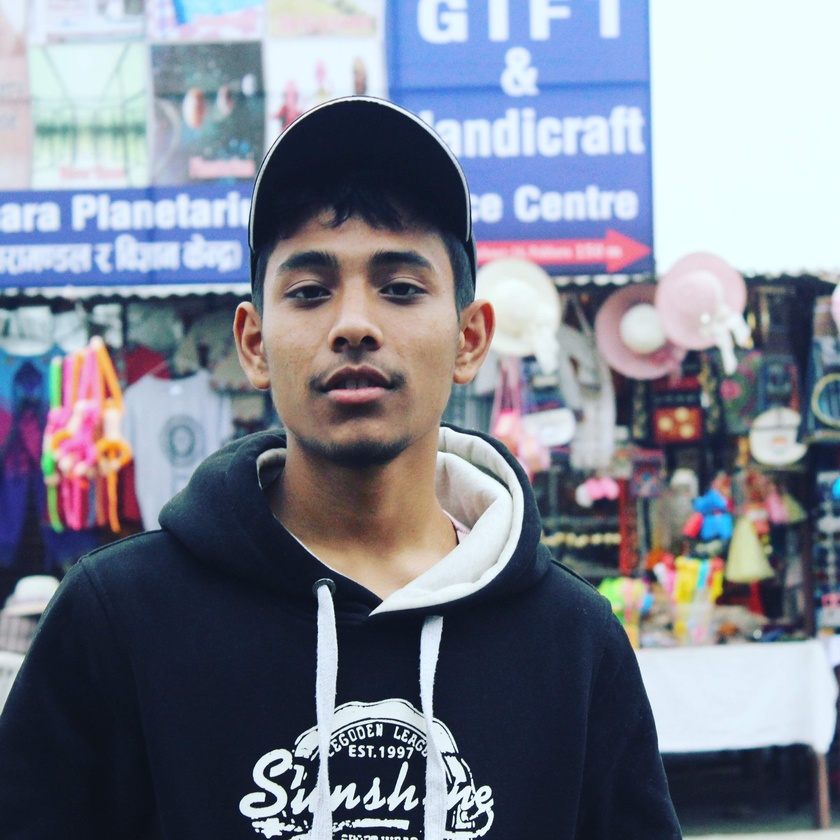
#> input picture DIP lab (copy)/me.jpg, 840 x 840 px, shrunk from 3456 x 3456 before the run
$ python 5Histrogram.py
#> lines starting #> are read from the running program, lines starting #| are printed output that depends on the picture
import cv2
import matplotlib.pyplot as plt
import os

image_path = 'me.jpg'
output_folder = 'output_image'
output_image = os.path.join(output_folder, '5.jpg')

image = cv2.imread(image_path)
#> image is the input picture: shape (840, 840, 3); mean B, G, R 143.3, 129.3, 124

if len(image.shape) == 3:
    image = cv2.cvtColor(image, cv2.COLOR_BGR2GRAY)
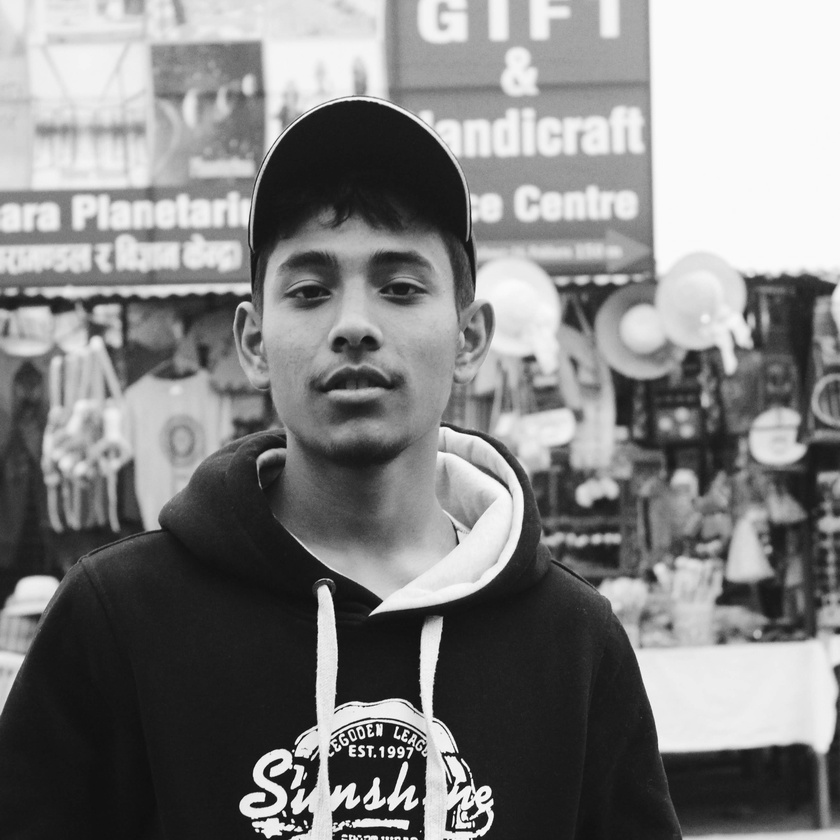
#> image: shape (840, 840); min 6, max 253, mean 129.4

histogram = cv2.calcHist([image], [0], None, [256], [0, 256])
#> histogram = 256 values, max 47311 at index 250, min 0 at index 0, mean 2756.2

plt.plot(histogram, color='black')
plt.xlabel('Pixel Value')
plt.ylabel('Frequency')
plt.title('Image Histogram')
plt.savefig(output_image)
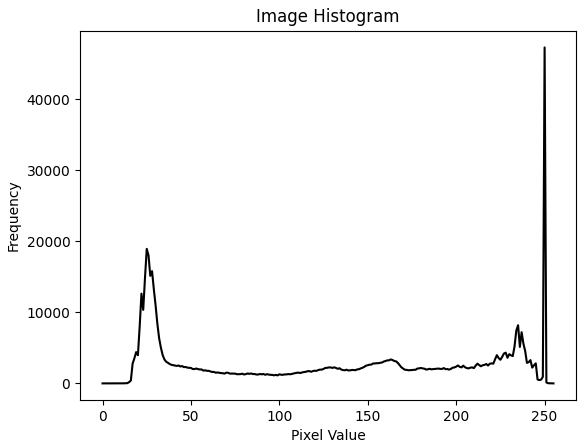
#> figure drawn by matplotlib, 1 panel; curve peaks at x = 250, y = 47311
plt.show()

cv2.waitKey(0)
cv2.destroyAllWindows()

$ run again, with DIP lab (copy)/nature.jpg copied over DIP lab (copy)/me.jpg
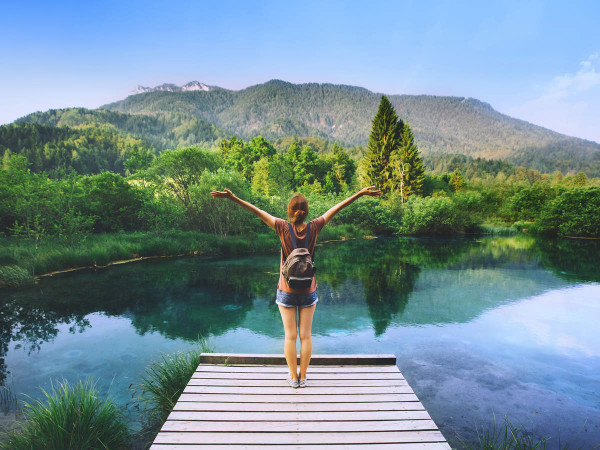
#> input picture DIP lab (copy)/nature.jpg, 600 x 450 px
#> image is the input picture: shape (450, 600, 3); mean B, G, R 147.9, 141.5, 116.6
#> `image = cv2.cvtColor(image, cv2.COLOR_BGR2GRAY)`:
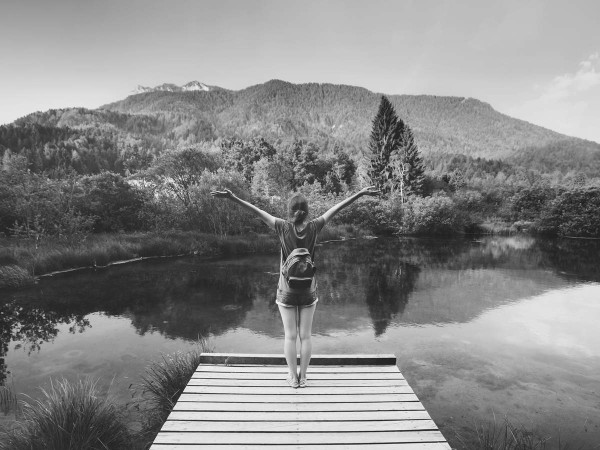
#> image: shape (450, 600); min 24, max 249, mean 134.8
#> histogram = 256 values, max 3808 at index 189, min 0 at index 0, mean 1054.7
#> `plt.savefig(output_image)`:
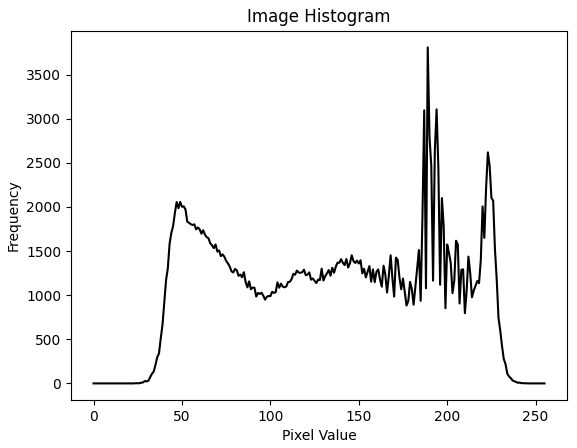
#> figure drawn by matplotlib, 1 panel; curve peaks at x = 189, y = 3808
